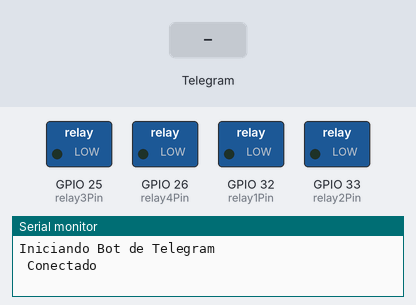
The sketch below on a simulated ESP8266 (NodeMCU). On the bench: switched loads named in the sketch (green lamp = pin HIGH), the last lines printed to the serial monitor. The inputs (shaded band) are chosen by the test bench.

Above: at 2.7 s.
2.8 s: Telegram message "/encender1" received
At 3.6 s:
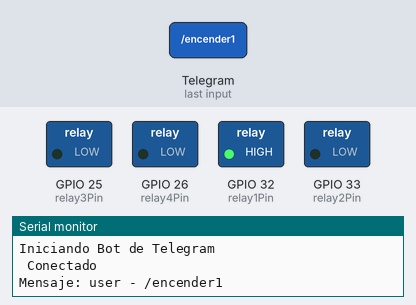
4.3 s: Telegram message "/encender2" received
At 5.0 s:
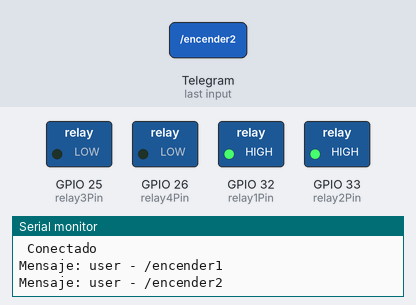
6.1 s: Telegram message "/apagar1" received
At 7.5 s:
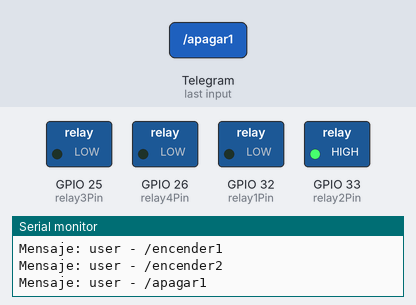
7.9 s: Telegram message "/encender3" received
At 8.9 s:
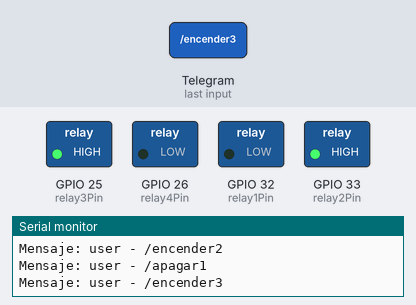
9.7 s: Telegram message "/apagar2" received
At 10.3 s:
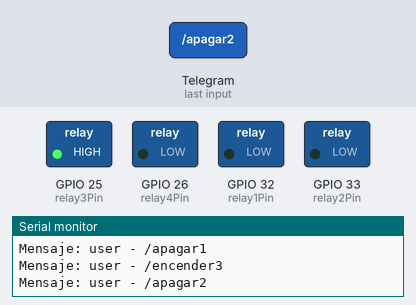
11.5 s: Telegram message "/encender4" received
At 12.9 s:
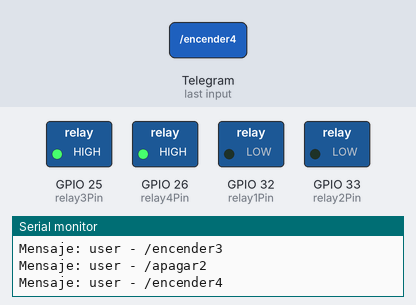
Timing chart, 0 to 14.3 s (numbered marks = the images above; inputs shaded):
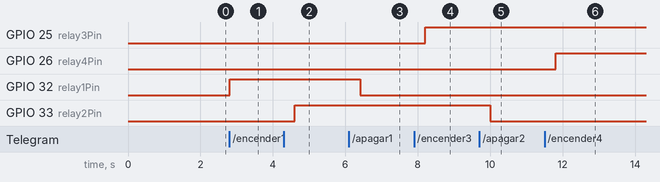

Measured:
- after the input at 2.8 s, GPIO 32 (relay1Pin): LOW → HIGH at once
- after the input at 4.3 s, GPIO 33 (relay2Pin): LOW → HIGH after 0.31 s
- after the input at 6.1 s, GPIO 32 (relay1Pin): HIGH → LOW after 0.31 s
- after the input at 7.9 s, GPIO 25 (relay3Pin): LOW → HIGH after 0.31 s
- after the input at 9.7 s, GPIO 33 (relay2Pin): HIGH → LOW after 0.31 s
- after the input at 11.5 s, GPIO 26 (relay4Pin): LOW → HIGH after 0.31 s

The sketch:

1.ino
```cpp
const int relay1Pin = 32;
const int relay2Pin = 33;
const int relay3Pin = 25;
const int relay4Pin = 26;

template<class T> inline Print &operator <<(Print &obj, T arg) {
  obj.print(arg);
  return obj;
}

#include "CTBot.h"
CTBot miBot;

#include "token.h"

void setup() {
  Serial.begin(115200);
  Serial.println("Iniciando Bot de Telegram");

  miBot.wifiConnect(ssid, password);

  miBot.setTelegramToken(token);

  if (miBot.testConnection()) {
    Serial.println("\n Conectado");
  }
  else {
    Serial.println("\n Problemas Auxilio");
  }

  pinMode(relay1Pin, OUTPUT);
  pinMode(relay2Pin, OUTPUT);
  pinMode(relay3Pin, OUTPUT);
  pinMode(relay4Pin, OUTPUT);

}

void loop() {
  TBMessage msg;

  if (CTBotMessageText == miBot.getNewMessage(msg)) {
    Serial << "Mensaje: " << msg.sender.firstName << " - " << msg.text << "\n";

     if (msg.text == "/encender1") {
      digitalWrite(relay1Pin, HIGH);
      miBot.sendMessage(msg.sender.id, "Relé 1 encendido.");
    }
    else if (msg.text == "/apagar1") {
      digitalWrite(relay1Pin, LOW);
      miBot.sendMessage(msg.sender.id, "Relé 1 apagado.");
    }
    else if (msg.text == "/encender2") {
      digitalWrite(relay2Pin, HIGH);
      miBot.sendMessage(msg.sender.id, "Relé 2 encendido.");
    }
    else if (msg.text == "/apagar2") {
      digitalWrite(relay2Pin, LOW);
      miBot.sendMessage(msg.sender.id, "Relé 2 apagado.");
    }
    else if (msg.text == "/encender3") {
      digitalWrite(relay3Pin, HIGH);
      miBot.sendMessage(msg.sender.id, "Relé 3 encendido.");
    }
    else if (msg.text == "/apagar3") {
      digitalWrite(relay3Pin, LOW);
      miBot.sendMessage(msg.sender.id, "Relé 3 apagado.");
    }
    else if (msg.text == "/encender4") {
      digitalWrite(relay4Pin, HIGH);
      miBot.sendMessage(msg.sender.id, "Relé 4 encendido.");
    }
    else if (msg.text == "/apagar4") {
      digitalWrite(relay4Pin, LOW);
      miBot.sendMessage(msg.sender.id, "Relé 4 apagado.");
    }
  }

  delay(500);
}
```

token.h
```cpp
const char* ssid = "Casa";
const char* password = "catamar2020";
const String token = "6518778502:AAFhmGWZDP5157inCrAYmCOxNZDP1hxb5H0";
```
